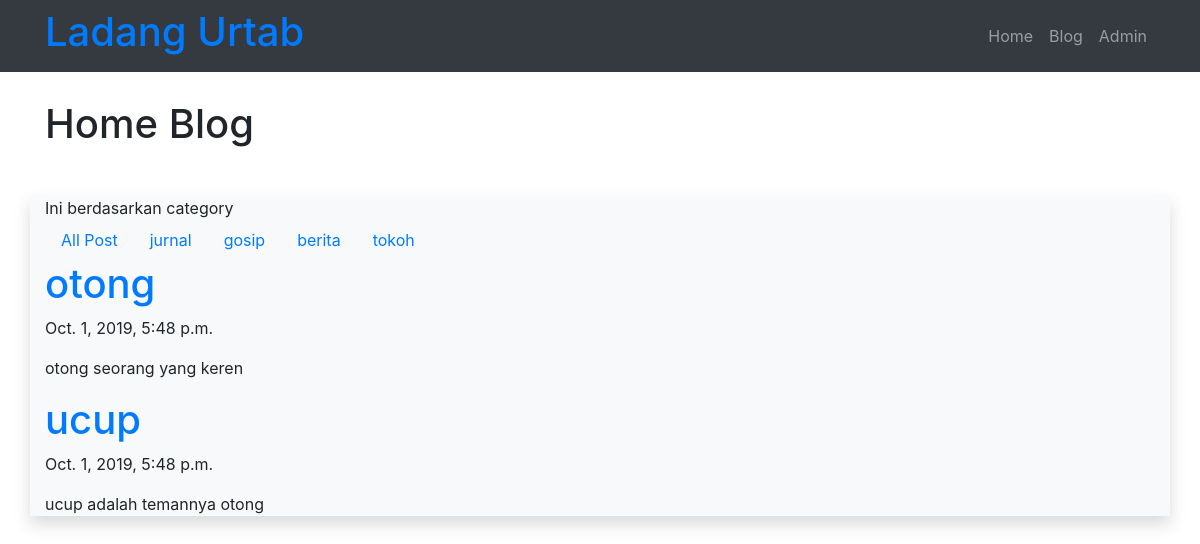
/blog/category/tokoh/, run on the app's committed database.
### blog/models.py (models this page shows, shortened)
class Post(models.Model):
	judul 	 = models.CharField(max_length=255)
	body 	 = models.TextField()
	category = models.CharField(max_length=255)
	publish  = models.DateTimeField(auto_now_add=True)
	update   = models.DateTimeField(auto_now=True)
	slug     = models.SlugField(blank=True,editable=False)

### blog/views.py (the view)
# urls.py: url(r'^category/(?P<categoryInput>[\w-]+)/$',views.categoryPost,name='category')
def categoryPost(request,categoryInput):
	posts = Post.objects.filter(category=categoryInput)
	categories = Post.objects.values("category").distinct();
	context={
		'judul':'Home Blog',
		'content':'Ini berdasarkan category',
		'Posts':posts,
		'Categories':categories
		}
	return render(request,'blog/category.html',context)

### blog/templates/blog/category.html (shortened to what this page needs)
{% extends "base.html"%}
{% block pageTitle%}
	{{judul}}
{% endblock pageTitle%}
{% block contents%}
	{{content}}
	<ul class="nav">
			<li class="nav-item">
				<a class="nav-link" href="/blog">All Post</a>
			</li>
			{% for datacategory in Categories %}
			<li class="nav-item">
				<a class="nav-link" href="/blog/category/{{datacategory.category}}">{{datacategory.category}}</a>
			</li>
	{% endfor %}
	</ul>
	{% for post in Posts%}
	<a href="/blog/post/{{post.slug}}">
	<h1>{{post.judul}}</h1>
	</a>
	<p>{{post.publish}}</p>
	<p>{{post.body|truncatechars:200}}</p>
	{% endfor %}
{% endblock contents%}

### data on the page
Post: judul "otong", publish "Oct. 1, 2019, 5:48 p.m.", body "otong seorang yang keren"
Post: judul "ucup", publish "Oct. 1, 2019, 5:48 p.m.", body "ucup adalah temannya otong"

### other printed values
{{ judul }} "Home Blog"
{{ content }} "Ini berdasarkan category"
{{ datacategory.category }} "jurnal" "gosip" "berita" "tokoh"
